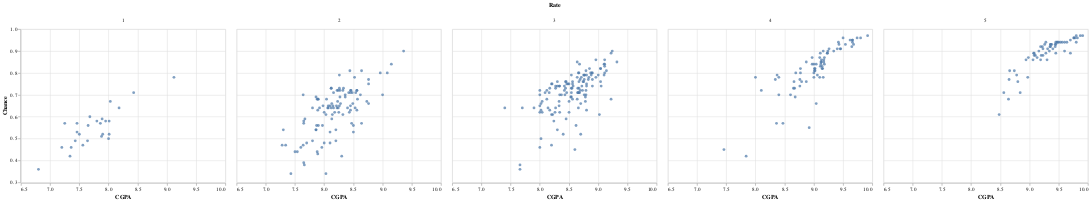

Source (notebook cell):
### Markdown cell above
Both chart are similar that student who having a good score also did well in other aspects. Now I want to see how the university rating and GPA affect the chance.

### Code cell
alt.Chart(df).mark_circle().encode(
    x=alt.X('CGPA', scale=alt.Scale(zero=False)),
    y=alt.Y('Chance',scale=alt.Scale(zero=False))
).facet(
    column="Rate"
)

### Figure 1 — Vega-Lite specification as saved in the notebook (floating-point values rounded to 4 significant figures; data arrays with more than 128 entries replaced by an {"elided": "..."} marker saying what was removed)
{"config": {"view": {"continuousWidth": 400, "continuousHeight": 300}}, "data": {"name": "data-0440f94df845976d912bc1088d6f3c5b"}, "facet": {"column": {"field": "Rate", "type": "quantitative"}}, "spec": {"mark": "circle", "encoding": {"x": {"field": "CGPA", "scale": {"zero": false}, "type": "quantitative"}, "y": {"field": "Chance", "scale": {"zero": false}, "type": "quantitative"}}}, "$schema": "https://vega.github.io/schema/vega-lite/v4.17.0.json", "datasets": {"data-0440f94df845976d912bc1088d6f3c5b": {"elided": "400 records"}}}
